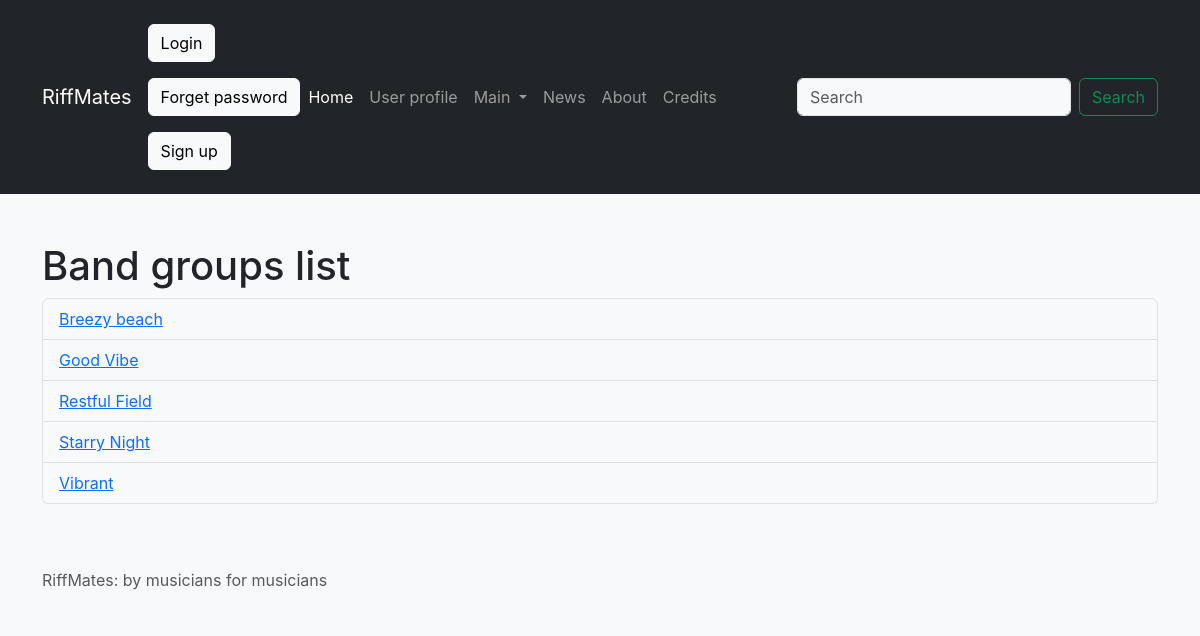
The page /bands/bandgroups_list/ on the database its author committed.
### bands/models.py (models this page shows, shortened)
class BandGroup(models.Model):
    id = models.SmallAutoField(primary_key=True)
    name = models.CharField(max_length=20, default="Band Group", verbose_name="Band group")
    members = models.ManyToManyField(to="bands.Musician", verbose_name="Members", blank=True)
    class Meta:
        ordering = ["name"]

### bands/views.py (the view)
def bandgroups_list(request):
    all_bandgroups = BandGroup.objects.all().order_by("name")
    items_per_page = page_util._get_items_per_page(request)
    paginator = Paginator(all_bandgroups, items_per_page)
    page_num = page_util._get_page_num(request, paginator)
    page = paginator.page(page_num)
    data.update({
        'title': 'Band groups list',
        'bandgroups': page.object_list,
        'page': page,
    })
    return render(request=request,
                  template_name="bandgroups_list.html",
                  context=data)

### home/page_util.py (called while the page is built)
def _get_items_per_page(request):
    max_items_per_page = 20
    default_items_per_page = 10
    items_per_page = \
        int(request.GET.get('items_per_page', default_items_per_page))
    if items_per_page < 1:
        items_per_page = default_items_per_page
    if items_per_page > max_items_per_page:
        items_per_page = max_items_per_page
    return items_per_page

def _get_page_num(request, paginator):
    page_num = int(request.GET.get("page", 1))
    if page_num < 1:
        page_num = 1
    elif page_num > paginator.num_pages:
        page_num = paginator.num_pages
    return page_num

### templates/bandgroups_list.html (shortened to what this page needs)
{% extends "base.html" %}
{% block content %}
    <h1>Band groups list</h1>
    <ul class="list-group">
        {% for group in bandgroups %}
            <li class="list-group-item">
                <a href={% url 'bandgroup_detail' group.id %}>
                    {{ group.name }}
            </li>
        {% empty %}
        <li>No band groups in the site</li>
        {% endfor %}
    </ul>
{% endblock content %}

### static/styles.css (style rules this page uses)
:root { --bs-body-bg: var(--bs-gray-100); }

### hello/static/main.css (style rules this page uses)
body { margin: 0; font-family: -apple-system, BlinkMacSystemFont, "Segoe UI", "Roboto", "Oxygen", "Ubuntu", "Cantarell", "Fira Sans", "Droid Sans", "Helvetica Neue", sans-serif; -webkit-font-smoothing: antialiased; -moz-osx-font-smoothing: grayscale; }

### rows shown on the page
BandGroup: name "Breezy beach"
BandGroup: name "Good Vibe"
BandGroup: name "Restful Field"
BandGroup: name "Starry Night"
BandGroup: name "Vibrant"
